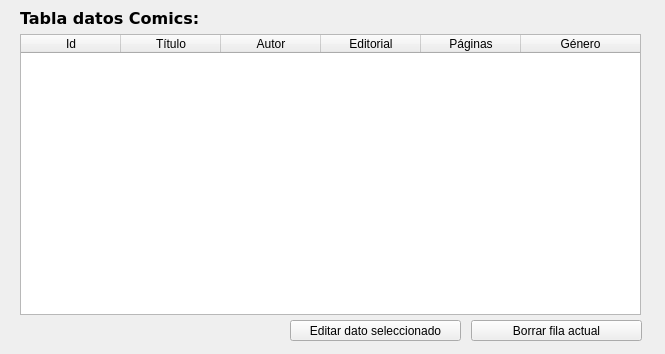
<?xml version="1.0" encoding="UTF-8"?>
<ui version="4.0">
 <class>MainWindow</class>
 <widget class="QMainWindow" name="MainWindow">
  <property name="geometry">
   <rect>
    <x>0</x>
    <y>0</y>
    <width>665</width>
    <height>354</height>
   </rect>
  </property>
  <property name="windowTitle">
   <string> GESTOR COMICS - Tabla</string>
  </property>
  <widget class="QWidget" name="centralwidget">
   <widget class="QLabel" name="lbl_tabla">
    <property name="geometry">
     <rect>
      <x>20</x>
      <y>3</y>
      <width>231</width>
      <height>31</height>
     </rect>
    </property>
    <property name="font">
     <font>
      <family>Verdana</family>
      <pointsize>12</pointsize>
      <weight>75</weight>
      <bold>true</bold>
     </font>
    </property>
    <property name="text">
     <string>Tabla datos Comics:</string>
    </property>
   </widget>
   <widget class="QTableWidget" name="tbl_tabla">
    <property name="geometry">
     <rect>
      <x>20</x>
      <y>34</y>
      <width>621</width>
      <height>281</height>
     </rect>
    </property>
    <property name="focusPolicy">
     <enum>Qt::ClickFocus</enum>
    </property>
    <property name="sizeAdjustPolicy">
     <enum>QAbstractScrollArea::AdjustIgnored</enum>
    </property>
    <property name="editTriggers">
     <set>QAbstractItemView::NoEditTriggers</set>
    </property>
    <property name="alternatingRowColors">
     <bool>false</bool>
    </property>
    <property name="selectionMode">
     <enum>QAbstractItemView::SingleSelection</enum>
    </property>
    <property name="sortingEnabled">
     <bool>true</bool>
    </property>
    <attribute name="horizontalHeaderDefaultSectionSize">
     <number>100</number>
    </attribute>
    <attribute name="horizontalHeaderMinimumSectionSize">
     <number>30</number>
    </attribute>
    <attribute name="horizontalHeaderStretchLastSection">
     <bool>true</bool>
    </attribute>
    <attribute name="verticalHeaderDefaultSectionSize">
     <number>22</number>
    </attribute>
    <attribute name="verticalHeaderMinimumSectionSize">
     <number>21</number>
    </attribute>
    <column>
     <property name="text">
      <string>Id</string>
     </property>
    </column>
    <column>
     <property name="text">
      <string>Título</string>
     </property>
    </column>
    <column>
     <property name="text">
      <string>Autor</string>
     </property>
    </column>
    <column>
     <property name="text">
      <string>Editorial</string>
     </property>
    </column>
    <column>
     <property name="text">
      <string>Páginas</string>
     </property>
    </column>
    <column>
     <property name="text">
      <string>Género</string>
     </property>
    </column>
   </widget>
   <widget class="QPushButton" name="btn_borrar">
    <property name="geometry">
     <rect>
      <x>471</x>
      <y>320</y>
      <width>171</width>
      <height>21</height>
     </rect>
    </property>
    <property name="font">
     <font>
      <pointsize>9</pointsize>
     </font>
    </property>
    <property name="text">
     <string>Borrar fila actual</string>
    </property>
   </widget>
   <widget class="QPushButton" name="btn_cambiar">
    <property name="geometry">
     <rect>
      <x>290</x>
      <y>320</y>
      <width>171</width>
      <height>21</height>
     </rect>
    </property>
    <property name="font">
     <font>
      <pointsize>9</pointsize>
     </font>
    </property>
    <property name="text">
     <string>Editar dato seleccionado</string>
    </property>
   </widget>
  </widget>
 </widget>
 <tabstops>
  <tabstop>btn_cambiar</tabstop>
  <tabstop>btn_borrar</tabstop>
  <tabstop>tbl_tabla</tabstop>
 </tabstops>
 <resources/>
 <connections/>
</ui>
